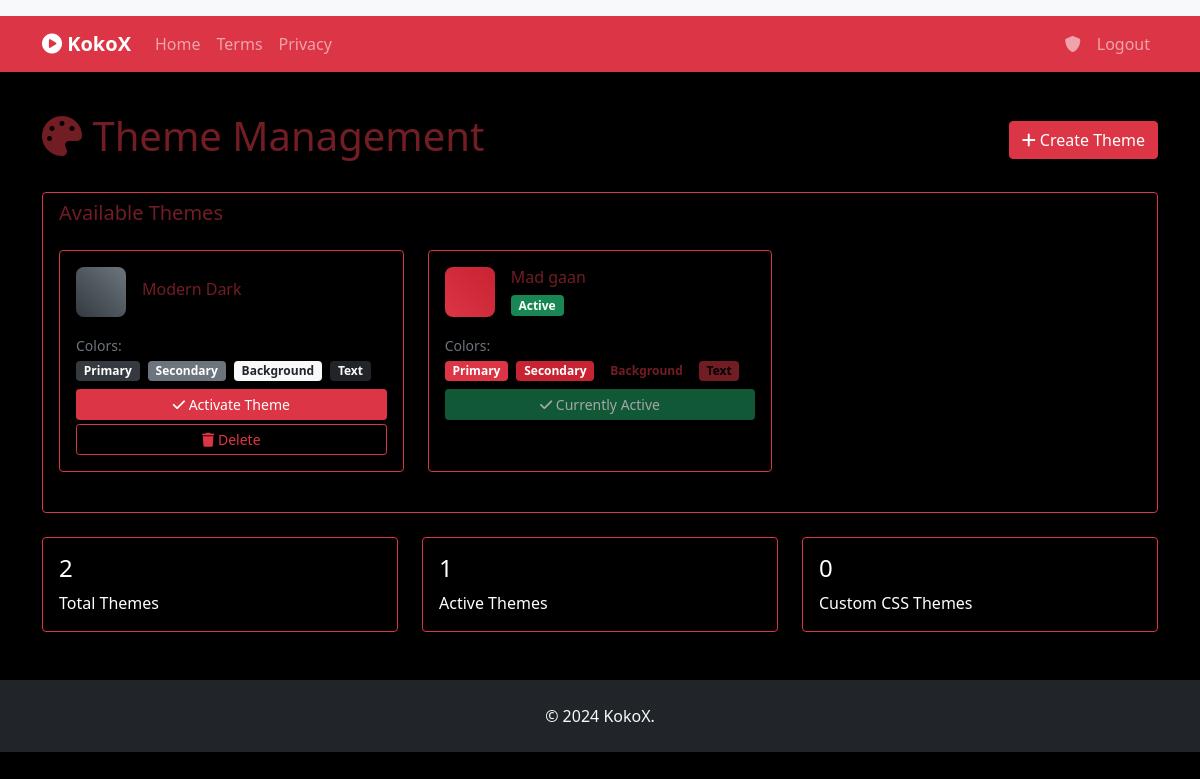
The page /admin/themes (signed in) on the database its author committed.
### app.py (models this page shows)
class WebsiteConfig(db.Model):
    id = db.Column(db.Integer, primary_key=True)
    key = db.Column(db.String(100), unique=True, nullable=False)
    value = db.Column(db.Text)
    description = db.Column(db.String(200))
    created_at = db.Column(db.DateTime, default=datetime.utcnow)
    updated_at = db.Column(db.DateTime, default=datetime.utcnow, onupdate=datetime.utcnow)

class Theme(db.Model):
    id = db.Column(db.Integer, primary_key=True)
    name = db.Column(db.String(100), unique=True, nullable=False)
    primary_color = db.Column(db.String(7), default='#007bff')
    secondary_color = db.Column(db.String(7), default='#6c757d')
    background_color = db.Column(db.String(7), default='#ffffff')
    text_color = db.Column(db.String(7), default='#212529')
    css_code = db.Column(db.Text)  # Custom CSS
    is_active = db.Column(db.Boolean, default=False)
    created_at = db.Column(db.DateTime, default=datetime.utcnow)

### app.py (the view)
@app.route('/admin/themes')
@login_required
def manage_themes():
    if not current_user.is_admin:
        flash('Access denied.')
        return redirect(url_for('index'))
    themes = Theme.query.all()
    return render_template('themes.html', themes=themes)

### app.py (called while the page is built)
@login_manager.user_loader
def load_user(user_id):
    return User.query.get(int(user_id))

@app.context_processor
def inject_theme():
    active_theme = Theme.query.filter_by(is_active=True).first()
    configs = WebsiteConfig.query.all()
    config_dict = {config.key: config.value for config in configs}
    categories = Category.query.order_by(Category.display_name.asc()).all()
    return {
        'active_theme': active_theme,
        'configs': config_dict,
        'categories': categories
    }

@app.context_processor
def inject_ads():
    ads = Ad.query.filter_by(is_active=True).all()
    ad_codes = {}
    for ad in ads:
        ad_codes[ad.type] = ad
    for ad in ads:
        ad.impressions += 1
        db.session.commit()
    return {'ads': ad_codes}

### templates/themes.html (shortened to what this page needs)
{% extends "base.html" %}
{% block content %}
<div class="row">
    <div class="col-12">
        <div class="d-flex justify-content-between align-items-center mb-4">
            <h1><i class="fas fa-palette"></i> Theme Management</h1>
            <a href="{{ url_for('create_theme') }}" class="btn btn-primary">
                <i class="fas fa-plus"></i> Create Theme
            </a>
        </div>
    </div>
</div>
<div class="row">
    <div class="col-12">
        <div class="card">
            <div class="card-header">
                <h5 class="mb-0">Available Themes</h5>
            </div>
            <div class="card-body">
                {% if themes %}
                <div class="row">
                    {% for theme in themes %}
                    <div class="col-md-4 mb-4">
                        <div class="card h-100 {% if theme.is_active %}border-primary{% endif %}">
                            <div class="card-body">
                                <div class="d-flex align-items-center mb-3">
                                    <div class="theme-preview me-3" style="width: 50px; height: 50px; border-radius: 8px; background: linear-gradient(45deg, {{ theme.primary_color }} 0%, {{ theme.secondary_color }} 100%);"></div>
                                    <div>
                                        <h6 class="mb-1">{{ theme.name }}</h6>
                                        {% if theme.is_active %}
                                        <span class="badge bg-success">Active</span>
                                        {% endif %}
                                    </div>
                                </div>
                                <div class="mb-2">
                                    <small class="text-muted">Colors:</small><br>
                                    <span class="badge me-1" style="background-color: {{ theme.primary_color }}; color: white;">Primary</span>
                                    <span class="badge me-1" style="background-color: {{ theme.secondary_color }}; color: white;">Secondary</span>
                                    <span class="badge me-1" style="background-color: {{ theme.background_color }}; color: {{ theme.text_color }};">Background</span>
                                    <span class="badge" style="background-color: {{ theme.text_color }}; color: {{ theme.background_color }};">Text</span>
                                </div>
                                {% if theme.is_active %}
                                <button class="btn btn-sm btn-success w-100" disabled>
                                    <i class="fas fa-check"></i> Currently Active
                                </button>
                                {% else %}
                                <button class="btn btn-sm btn-primary w-100 mb-1" onclick="activateTheme({{ theme.id|safe }})">
                                    <i class="fas fa-check"></i> Activate Theme
                                </button>
                                <button class="btn btn-sm btn-outline-danger w-100" onclick="deleteTheme({{ theme.id|safe }})">
                                    <i class="fas fa-trash"></i> Delete
                                </button>
                                {% endif %}
                            </div>
                        </div>
                    </div>
                    {% endfor %}
                </div>
                {% endif %}
            </div>
        </div>
    </div>
</div>
<div class="row mt-4">
    <div class="col-md-4">
        <div class="card bg-primary text-white">
            <div class="card-body">
                <h4>{{ themes|length }}</h4>
                <p class="mb-0">Total Themes</p>
            </div>
        </div>
    </div>
    <div class="col-md-4">
        <div class="card bg-success text-white">
            <div class="card-body">
                <h4>
                    {% set active_themes = themes|selectattr('is_active')|list|length %}
                    {{ active_themes }}
                </h4>
                <p class="mb-0">Active Themes</p>
            </div>
        </div>
    </div>
    <div class="col-md-4">
        <div class="card bg-info text-white">
            <div class="card-body">
                <h4>
                    {% set custom_themes = themes|selectattr('css_code')|list|length %}
                    {{ custom_themes }}
                </h4>
                <p class="mb-0">Custom CSS Themes</p>
            </div>
        </div>
    </div>
</div>
{% endblock %}

### templates/base.html (shortened to what this page needs)
<!DOCTYPE html>
<html lang="en">
<head>
    <link href="https://cdn.jsdelivr.net/npm/bootstrap@5.1.3/dist/css/bootstrap.min.css" rel="stylesheet">
    <link href="https://cdnjs.cloudflare.com/ajax/libs/font-awesome/6.0.0/css/all.min.css" rel="stylesheet">
</head>
<body>
    {% if ads.banner %}
    <div class="container-fluid bg-light py-2">
    </div>
    {% endif %}
    <nav class="navbar navbar-expand-lg navbar-dark bg-dark">
        <div class="container">
            <a class="navbar-brand" href="{{ url_for('index') }}">
                <i class="fas fa-play-circle"></i> {{ configs.get('site_title', 'KokoX').split(' - ')[0] }}
            </a>
            <div class="collapse navbar-collapse" id="navbarNav">
                <ul class="navbar-nav me-auto mb-2 mb-lg-0">
                    <li class="nav-item">
                        <a class="nav-link" href="{{ url_for('index') }}">Home</a>
                    </li>
                    <li class="nav-item">
                        <a class="nav-link" href="{{ url_for('terms') }}">Terms</a>
                    </li>
                    <li class="nav-item">
                        <a class="nav-link" href="{{ url_for('privacy') }}">Privacy</a>
                    </li>
                </ul>
                <ul class="navbar-nav">
                    {% if current_user.is_authenticated and current_user.is_admin %}
                    <li class="nav-item">
                        <a class="nav-link" href="{{ url_for('admin') }}">
                            <i class="fas fa-shield-alt"></i>
                        </a>
                    </li>
                    <li class="nav-item">
                        <a class="nav-link" href="{{ url_for('logout') }}">Logout</a>
                    </li>
                    {% else %}
                    <li class="nav-item">
                        <a class="nav-link" href="{{ url_for('login') }}">
                            <i class="fas fa-shield-alt"></i>
                        </a>
                    </li>
                    {% endif %}
                </ul>
            </div>
        </div>
    </nav>
    <main class="container mt-4">
        {% block content %}{% endblock %}
    </main>
    <footer class="bg-dark text-light py-4 mt-5">
        <div class="container text-center">
            <p class="mb-0">{{ configs.get('footer_text', ' 2024 KokoX. All rights reserved.') }}</p>
        </div>
    </footer>
</body>
</html>

### rows shown on the page
WebsiteConfig: get "KokoX"
Theme: name "Modern Dark"
Theme: name "Mad gaan", is_active "Active"
WebsiteConfig: get "© 2024 KokoX."

### other values the page prints
{{ themes|length }} "2"
{{ active_themes }} "1"
{{ custom_themes }} "0"
